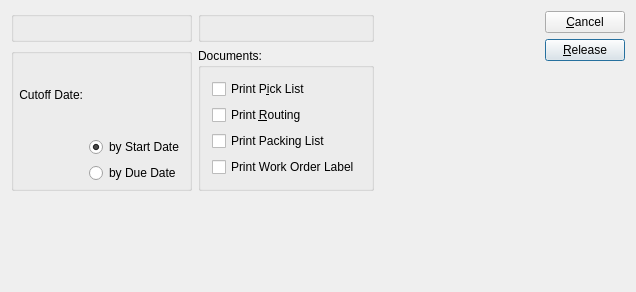
<?xml version="1.0" encoding="UTF-8"?>
<ui version="4.0">
 <comment>This file is part of the xTuple ERP: PostBooks Edition, a free and
open source Enterprise Resource Planning software suite,
Copyright (c) 1999-2011 by OpenMFG LLC, d/b/a xTuple.
It is licensed to you under the Common Public Attribution License
version 1.0, the full text of which (including xTuple-specific Exhibits)
is available at www.xtuple.com/CPAL.  By using this software, you agree
to be bound by its terms.</comment>
 <class>releaseWorkOrdersByPlannerCode</class>
 <widget class="QDialog" name="releaseWorkOrdersByPlannerCode">
  <property name="geometry">
   <rect>
    <x>0</x>
    <y>0</y>
    <width>636</width>
    <height>292</height>
   </rect>
  </property>
  <property name="windowTitle">
   <string>Release Work Orders by Planner Code</string>
  </property>
  <layout class="QHBoxLayout" name="horizontalLayout">
   <item>
    <layout class="QVBoxLayout" name="verticalLayout">
     <item>
      <layout class="QGridLayout" name="gridLayout">
       <item row="0" column="0">
        <widget class="ParameterGroup" name="_plannerCode">
         <property name="title">
          <string/>
         </property>
         <property name="fixedSize">
          <bool>false</bool>
         </property>
        </widget>
       </item>
       <item row="0" column="1">
        <widget class="WarehouseGroup" name="_warehouse">
         <property name="sizePolicy">
          <sizepolicy hsizetype="Preferred" vsizetype="Preferred">
           <horstretch>0</horstretch>
           <verstretch>0</verstretch>
          </sizepolicy>
         </property>
         <property name="title">
          <string/>
         </property>
         <property name="fixedSize">
          <bool>false</bool>
         </property>
        </widget>
       </item>
       <item row="1" column="0">
        <widget class="QGroupBox" name="_dateGroup">
         <property name="title">
          <string/>
         </property>
         <layout class="QGridLayout">
          <property name="margin">
           <number>5</number>
          </property>
          <item row="2" column="1">
           <widget class="QRadioButton" name="_dueDate">
            <property name="text">
             <string>by Due Date</string>
            </property>
           </widget>
          </item>
          <item row="1" column="1">
           <widget class="QRadioButton" name="_startDate">
            <property name="text">
             <string>by Start Date</string>
            </property>
            <property name="checked">
             <bool>true</bool>
            </property>
           </widget>
          </item>
          <item row="0" column="1">
           <widget class="DLineEdit" name="_cutoffDate"/>
          </item>
          <item row="0" column="0">
           <widget class="QLabel" name="_cutoffDateLit">
            <property name="sizePolicy">
             <sizepolicy hsizetype="Preferred" vsizetype="Preferred">
              <horstretch>0</horstretch>
              <verstretch>0</verstretch>
             </sizepolicy>
            </property>
            <property name="minimumSize">
             <size>
              <width>0</width>
              <height>0</height>
             </size>
            </property>
            <property name="text">
             <string>Cutoff Date:</string>
            </property>
            <property name="alignment">
             <set>Qt::AlignRight|Qt::AlignTrailing|Qt::AlignVCenter</set>
            </property>
           </widget>
          </item>
          <item row="3" column="1">
           <spacer>
            <property name="orientation">
             <enum>Qt::Vertical</enum>
            </property>
            <property name="sizeType">
             <enum>QSizePolicy::Preferred</enum>
            </property>
            <property name="sizeHint" stdset="0">
             <size>
              <width>20</width>
              <height>0</height>
             </size>
            </property>
           </spacer>
          </item>
         </layout>
        </widget>
       </item>
       <item row="1" column="1">
        <widget class="QGroupBox" name="_documentsGroup">
         <property name="title">
          <string>Documents:</string>
         </property>
         <layout class="QVBoxLayout" name="verticalLayout_3">
          <item>
           <widget class="XCheckBox" name="_pickList">
            <property name="text">
             <string>Print P&amp;ick List</string>
            </property>
           </widget>
          </item>
          <item>
           <widget class="XCheckBox" name="_routing">
            <property name="text">
             <string>Print &amp;Routing</string>
            </property>
           </widget>
          </item>
          <item>
           <widget class="XCheckBox" name="_packingList">
            <property name="text">
             <string>Print Packing List</string>
            </property>
           </widget>
          </item>
          <item>
           <widget class="XCheckBox" name="_woLabel">
            <property name="text">
             <string>Print Work Order Label</string>
            </property>
           </widget>
          </item>
         </layout>
        </widget>
       </item>
      </layout>
     </item>
     <item>
      <spacer name="verticalSpacer">
       <property name="orientation">
        <enum>Qt::Vertical</enum>
       </property>
       <property name="sizeHint" stdset="0">
        <size>
         <width>20</width>
         <height>13</height>
        </size>
       </property>
      </spacer>
     </item>
    </layout>
   </item>
   <item>
    <spacer name="horizontalSpacer">
     <property name="orientation">
      <enum>Qt::Horizontal</enum>
     </property>
     <property name="sizeHint" stdset="0">
      <size>
       <width>0</width>
       <height>20</height>
      </size>
     </property>
    </spacer>
   </item>
   <item>
    <layout class="QVBoxLayout" name="verticalLayout_2">
     <item>
      <widget class="QPushButton" name="_close">
       <property name="text">
        <string>&amp;Cancel</string>
       </property>
      </widget>
     </item>
     <item>
      <widget class="QPushButton" name="_release">
       <property name="text">
        <string>&amp;Release</string>
       </property>
       <property name="autoDefault">
        <bool>true</bool>
       </property>
       <property name="default">
        <bool>true</bool>
       </property>
      </widget>
     </item>
     <item>
      <spacer>
       <property name="orientation">
        <enum>Qt::Vertical</enum>
       </property>
       <property name="sizeHint" stdset="0">
        <size>
         <width>72</width>
         <height>0</height>
        </size>
       </property>
      </spacer>
     </item>
    </layout>
   </item>
  </layout>
 </widget>
 <layoutdefault spacing="6" margin="11"/>
 <pixmapfunction>qPixmapFromMimeSource</pixmapfunction>
 <customwidgets>
  <customwidget>
   <class>DLineEdit</class>
   <extends>QWidget</extends>
   <header>datecluster.h</header>
  </customwidget>
  <customwidget>
   <class>ParameterGroup</class>
   <extends>QGroupBox</extends>
   <header>parametergroup.h</header>
  </customwidget>
  <customwidget>
   <class>WarehouseGroup</class>
   <extends>QGroupBox</extends>
   <header>warehousegroup.h</header>
  </customwidget>
  <customwidget>
   <class>XCheckBox</class>
   <extends>QCheckBox</extends>
   <header>xcheckbox.h</header>
  </customwidget>
 </customwidgets>
 <tabstops>
  <tabstop>_plannerCode</tabstop>
  <tabstop>_cutoffDate</tabstop>
  <tabstop>_startDate</tabstop>
  <tabstop>_warehouse</tabstop>
  <tabstop>_release</tabstop>
  <tabstop>_close</tabstop>
 </tabstops>
 <resources/>
 <connections>
  <connection>
   <sender>_close</sender>
   <signal>clicked()</signal>
   <receiver>releaseWorkOrdersByPlannerCode</receiver>
   <slot>reject()</slot>
   <hints>
    <hint type="sourcelabel">
     <x>20</x>
     <y>20</y>
    </hint>
    <hint type="destinationlabel">
     <x>20</x>
     <y>20</y>
    </hint>
   </hints>
  </connection>
 </connections>
</ui>
